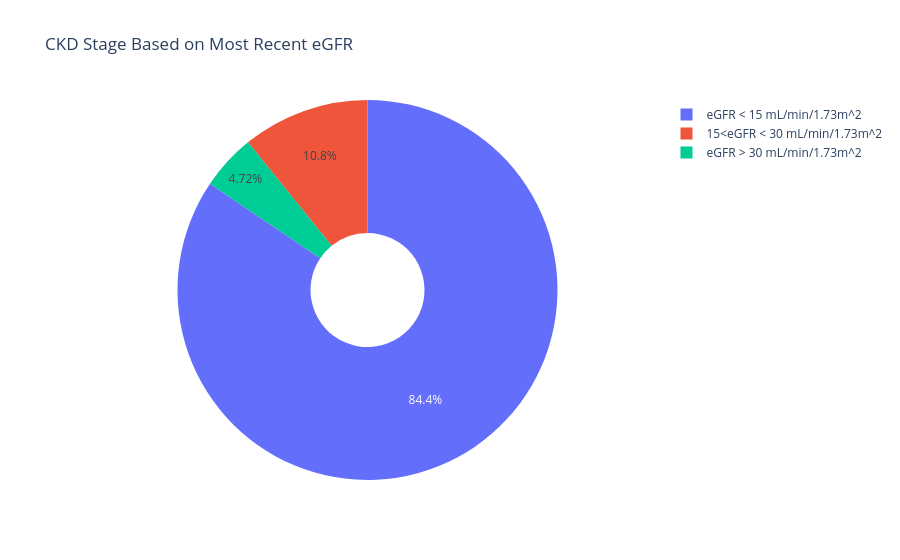
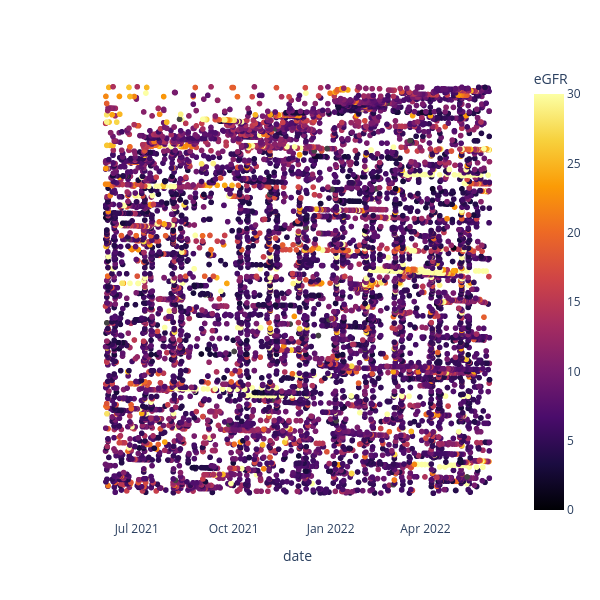

Notebook cell for these charts, in order:
### Code cell
import plotly.express as px
import pandas as pd
import numpy as np


CKD_stage = px.pie(
  values = biomarker_results.CKD_stage.data.y, 
  names = biomarker_results.CKD_stage.data.x,
  title = biomarker_results.CKD_stage.metadata.title, 
  hole = 0.3
)
CKD_stage.show('png')


egfr_data = pd.DataFrame(
    list(zip(biomarker_results.prevalent_patients_egfr.x, 
    [5*i for i in range(len(biomarker_results.prevalent_patients_egfr.x))], 
    biomarker_results.prevalent_patients_egfr.z)),
    columns= ["date", "y", "eGFR"]
    )

egfr_fig = px.scatter(
  egfr_data, 
  x = "date", 
  y = "y", 
  color = "eGFR",
  color_continuous_scale=px.colors.sequential.Inferno,
  range_color=[0, 30],
  #
  color_continuous_midpoint= 15
)

egfr_fig.update_layout({
  "plot_bgcolor":"rgba(0,0,0,0)"
},
width = 600,
height = 600
)
egfr_fig.update_yaxes(visible = False)
egfr_fig.show('png')


print(min(egfr_data["eGFR"]))

### Figure 1 — Plotly figure (JSON) as saved in the notebook; plotly's stock layout.template omitted (floating-point values rounded to 4 significant figures)
{"data": [{"domain": {"x": [0, 1], "y": [0, 1]}, "hole": 0.3, "hovertemplate": "label=%{label}<br>value=%{value}<extra></extra>", "labels": ["eGFR > 30 mL/min/1.73m^2", "15<eGFR < 30 mL/min/1.73m^2", "eGFR < 15 mL/min/1.73m^2"], "legendgroup": "", "name": "", "showlegend": true, "type": "pie", "values": [17, 39, 304]}], "layout": {"legend": {"tracegroupgap": 0}, "title": {"text": "CKD Stage Based on Most Recent eGFR"}}}

### Figure 2 — Plotly figure (JSON) as saved in the notebook; plotly's stock layout.template omitted (floating-point values rounded to 4 significant figures; data arrays with more than 128 entries replaced by an {"elided": "..."} marker saying what was removed)
{"data": [{"hovertemplate": "date=%{x}<br>y=%{y}<br>eGFR=%{marker.color}<extra></extra>", "legendgroup": "", "marker": {"color": {"elided": "9092 int values"}, "coloraxis": "coloraxis", "symbol": "circle"}, "mode": "markers", "name": "", "showlegend": false, "type": "scattergl", "x": {"elided": "9092 str values"}, "xaxis": "x", "y": {"elided": "9092 int values"}, "yaxis": "y"}], "layout": {"coloraxis": {"cmax": 30, "cmid": 15, "cmin": 0, "colorbar": {"title": {"text": "eGFR"}}, "colorscale": [[0, "#000004"], [0.1111, "#1b0c41"], [0.2222, "#4a0c6b"], [0.3333, "#781c6d"], [0.4444, "#a52c60"], [0.5556, "#cf4446"], [0.6667, "#ed6925"], [0.7778, "#fb9b06"], [0.8889, "#f7d13d"], [1, "#fcffa4"]]}, "height": 600, "legend": {"tracegroupgap": 0}, "margin": {"t": 60}, "plot_bgcolor": "rgba(0,0,0,0)", "width": 600, "xaxis": {"anchor": "y", "domain": [0, 1], "title": {"text": "date"}}, "yaxis": {"anchor": "x", "domain": [0, 1], "title": {"text": "y"}, "visible": false}}}
